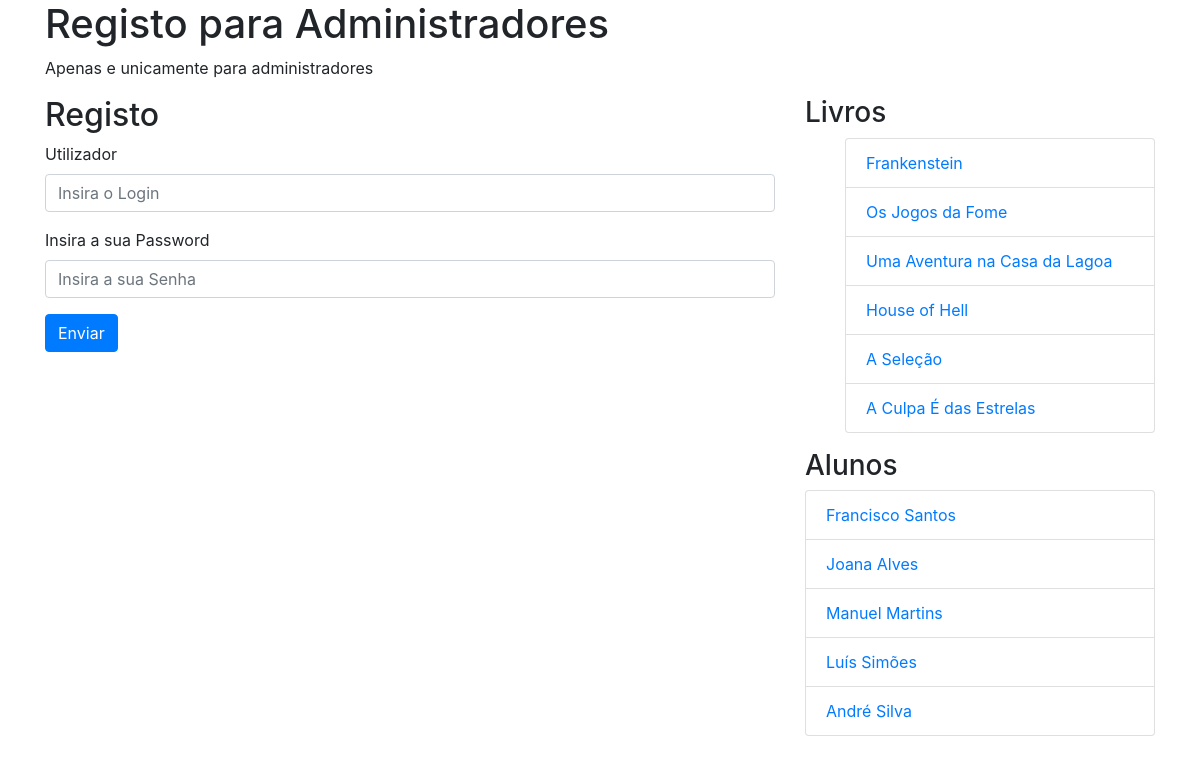
Screenshot of /registo.php with the database file from the repository.
### tables this page shows
CREATE TABLE `livros` (
  `livros_id` int(6) UNSIGNED NOT NULL,
  `livros_titulo` varchar(50) NOT NULL,
  `livros_autor` varchar(50) NOT NULL,
  `assuntos_id` int(3) UNSIGNED DEFAULT NULL,
  `livros_datalanc` date NOT NULL,
  `livros_copias` int(3) NOT NULL
);

CREATE TABLE `alunos` (
  `alunos_id` int(5) UNSIGNED NOT NULL,
  `alunos_nome` varchar(50) NOT NULL,
  `alunos_email` varchar(50) NOT NULL,
  `alunos_fone` varchar(20) NOT NULL
);

### registo.php (the view, shortened to what this page needs)
<!DOCTYPE html>
<html lang="pt-pt">
  <head>
    <link rel="stylesheet" href="https://stackpath.bootstrapcdn.com/bootstrap/4.1.3/css/bootstrap.min.css">
  </head>
  <body>
    <div class ="container">
      <div class="row">
        <div class="col-sm">
          <h1>Registo para Administradores</h1>
            <p>Apenas e unicamente para administradores</p>
          </div>
        </div>
      <div class="row">
        <div class="col-sm-8">
          <h2>Registo</h2>
 <form method="post" action="registo2.php">
  <div class="form-group">
    <label for="login">Utilizador</label>
    <input type="text" name="login" class="form-control" id="login" placeholder="Insira o Login">
    </div>
  <div class="form-group">
    <label for="password">Insira a sua Password</label>
    <input type="password" name="password" class="form-control" id="password" placeholder="Insira a sua Senha">
  </div>
  <button type="submit" class="btn btn-primary">Enviar</button>
</form>
          </div>
        <div class="col-sm-4">
          <h3>Livros</h3>
            <ul>
                <?php
                include "sql_connect.php";
                $sql_c="SELECT * FROM livros";
                $resultado_c=$ligacao->query($sql_c);
                if($resultado_c->num_rows>0){
                    while($rowc=$resultado_c->fetch_assoc()){
                        echo "<li class=\"list-group-item\"> <a href=\"livros.php?id=". $rowc["livros_id"] . "\">" . $rowc["livros_titulo"] . "</a></li>";
                    }
                }
            ?>
            </ul>
            <h3>Alunos</h3>
           <ul class="list-group">
           <?php
                $sql_c="SELECT * FROM alunos";
                $resultado_c=$ligacao->query($sql_c);
                if($resultado_c->num_rows>0){
                    while($rowc=$resultado_c->fetch_assoc()){
                        echo "<li class=\"list-group-item\"> <a href=\"alunos.php?id=". $rowc["alunos_id"] . "\">" . $rowc["alunos_nome"] . "</a></li>";
                    }
                }
            ?>
            </ul>
          </div>
        </div>
      </div>
  </body>
</html>

### rows the page displays
livros: livros_titulo "Frankenstein"
livros: livros_titulo "Os Jogos da Fome"
livros: livros_titulo "Uma Aventura na Casa da Lagoa"
livros: livros_titulo "House of Hell"
livros: livros_titulo "A Seleção"
livros: livros_titulo "A Culpa É das Estrelas"
alunos: alunos_nome "Francisco Santos"
alunos: alunos_nome "Joana Alves"
alunos: alunos_nome "Manuel Martins"
alunos: alunos_nome "Luís Simões"
alunos: alunos_nome "André Silva"
